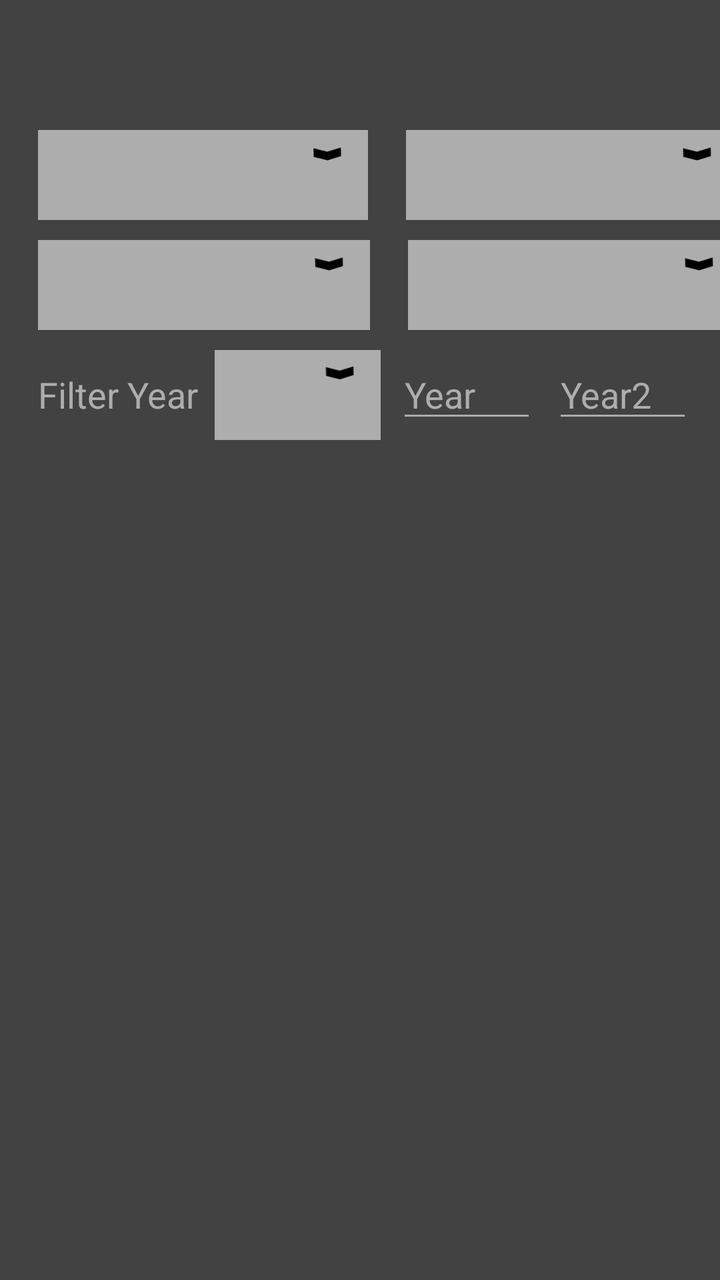
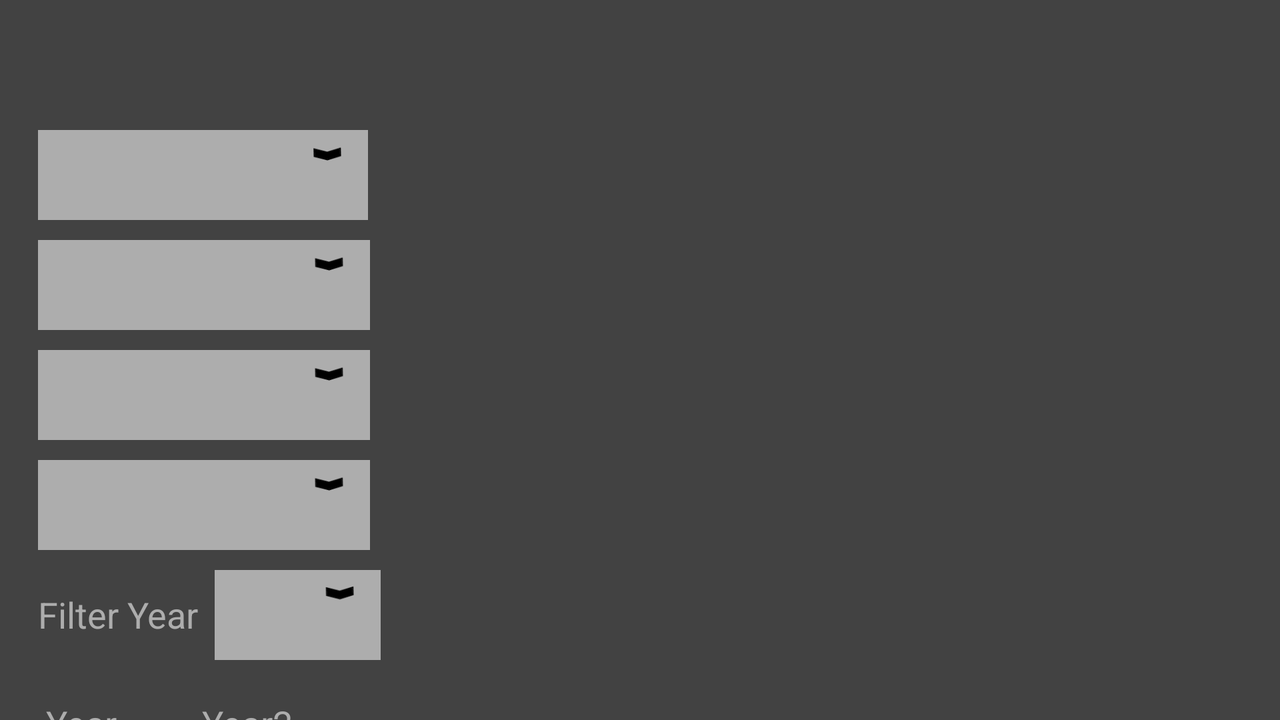

Compare how this app lays out the same screen by default and in its alternative resource folder. The renders come first, then the two layout files and the values they reference.
<!-- AndroidManifest.xml: application theme AppTheme -->
<!-- res/layout/fragment_movie_search.xml -->
<?xml version="1.0" encoding="utf-8"?>
<androidx.constraintlayout.widget.ConstraintLayout xmlns:android="http://schemas.android.com/apk/res/android"
    xmlns:app="http://schemas.android.com/apk/res-auto"
    xmlns:tools="http://schemas.android.com/tools"
    android:layout_width="match_parent"
    android:layout_height="match_parent"
    android:background="@color/cardview_dark_background"
    tools:context=".ui.MovieSearchFragment">

    <Spinner
        android:id="@+id/ddCatPrimary"
        android:layout_width="165dp"
        android:layout_height="45dp"
        android:layout_marginStart="19dp"
        android:layout_marginTop="65dp"
        android:background="@drawable/custom_spinner"
        android:dropDownWidth="wrap_content"
        android:popupBackground="@color/colorGrey"
        android:spinnerMode="dropdown"
        app:layout_constraintStart_toStartOf="parent"
        app:layout_constraintTop_toTopOf="parent" />

    <Spinner
        android:id="@+id/ddCatSecondary"
        android:layout_width="166dp"
        android:layout_height="45dp"
        android:layout_marginStart="19dp"
        android:layout_marginTop="65dp"
        android:background="@drawable/custom_spinner"
        android:dropDownWidth="wrap_content"
        android:popupBackground="@color/colorGrey"
        android:spinnerMode="dropdown"
        app:layout_constraintStart_toEndOf="@+id/ddCatPrimary"
        app:layout_constraintTop_toTopOf="parent" />

    <Spinner
        android:id="@+id/ddSortByMain"
        android:layout_width="166dp"
        android:layout_height="45dp"
        android:layout_marginStart="19dp"
        android:layout_marginTop="120dp"
        android:background="@drawable/custom_spinner"
        android:dropDownWidth="wrap_content"
        android:popupBackground="@color/colorGrey"
        android:spinnerMode="dropdown"
        app:layout_constraintStart_toStartOf="parent"
        app:layout_constraintTop_toTopOf="parent" />

    <Spinner
        android:id="@+id/ddSortByDirection"
        android:layout_width="166dp"
        android:layout_height="45dp"
        android:layout_marginStart="19dp"
        android:layout_marginTop="120dp"
        android:background="@drawable/custom_spinner"
        android:dropDownWidth="wrap_content"
        android:popupBackground="@color/colorGrey"
        android:spinnerMode="dropdown"
        app:layout_constraintStart_toEndOf="@+id/ddSortByMain"
        app:layout_constraintTop_toTopOf="parent" />

    <Spinner
        android:id="@+id/ddSortByYear"
        android:layout_width="83dp"
        android:layout_height="45dp"
        android:layout_marginStart="8dp"
        android:layout_marginTop="175dp"
        android:background="@drawable/custom_spinner_small"
        android:dropDownWidth="wrap_content"
        android:popupBackground="@color/colorGrey"
        android:spinnerMode="dropdown"
        app:layout_constraintStart_toEndOf="@id/tvFilterYear"
        app:layout_constraintTop_toTopOf="parent" />

    <androidx.recyclerview.widget.RecyclerView
        android:id="@+id/rvMoviesSearch"
        android:layout_width="0dp"
        android:layout_height="0dp"
        android:layout_marginTop="5dp"
        android:background="@color/cardview_dark_background"
        android:clipToPadding="false"
        android:padding="5dp"
        app:layout_constraintBottom_toTopOf="@id/btnPrev"
        app:layout_constraintEnd_toEndOf="parent"
        app:layout_constraintStart_toStartOf="parent"
        app:layout_constraintTop_toBottomOf="@id/ddSortByYear" />

    <TextView
        android:id="@+id/tvFilterYear"
        android:layout_width="wrap_content"
        android:layout_height="wrap_content"
        android:layout_marginStart="19dp"
        android:layout_marginTop="20dp"
        android:text="@string/sort_year_text"
        android:textColor="@color/colorGrey"
        android:textSize="18sp"
        app:layout_constraintStart_toStartOf="parent"
        app:layout_constraintTop_toBottomOf="@id/ddSortByMain" />

    <EditText
        android:id="@+id/etYear1"
        android:layout_width="70dp"
        android:layout_height="wrap_content"
        android:layout_marginStart="8dp"
        android:layout_marginTop="175dp"
        android:backgroundTint="@color/colorGrey"
        android:ems="10"
        android:hint="Year"
        android:imeOptions="actionDone"
        android:inputType="numberSigned"
        android:longClickable="false"
        android:maxLength="4"
        android:textColor="@color/colorGrey"
        android:textColorHighlight="@color/colorGrey"
        android:textColorHint="@color/colorGrey"
        android:textColorLink="@color/colorGrey"
        android:textCursorDrawable="@null"
        android:textIsSelectable="true"
        android:textSize="18sp"
        android:theme="@style/BlackBGTextView"
        app:layout_constraintStart_toEndOf="@+id/ddSortByYear"
        app:layout_constraintTop_toTopOf="parent" />

    <EditText
        android:id="@+id/etYear2"
        android:layout_width="70dp"
        android:layout_height="wrap_content"
        android:layout_marginStart="8dp"
        android:layout_marginTop="175dp"
        android:backgroundTint="@color/colorGrey"
        android:ems="10"
        android:hint="Year2"
        android:imeOptions="actionDone"
        android:inputType="numberSigned"
        android:longClickable="false"
        android:maxLength="4"
        android:textColor="@color/colorGrey"
        android:textColorHighlight="@color/colorGrey"
        android:textColorHint="@color/colorGrey"
        android:textColorLink="@color/colorGrey"
        android:textCursorDrawable="@null"
        android:textIsSelectable="true"
        android:textSize="18sp"
        android:theme="@style/BlackBGTextView"
        android:visibility="visible"
        app:layout_constraintStart_toEndOf="@id/etYear1"
        app:layout_constraintTop_toTopOf="parent" />

    <Button
        android:id="@+id/btnPrev"
        android:layout_width="wrap_content"
        android:layout_height="wrap_content"
        android:layout_marginStart="80dp"
        android:text="@string/prev_btn_text"
        android:visibility="gone"
        app:layout_constraintBottom_toBottomOf="parent"
        app:layout_constraintStart_toStartOf="parent" />

    <Button
        android:id="@+id/btnNext"
        android:layout_width="wrap_content"
        android:layout_height="wrap_content"
        android:layout_marginEnd="80dp"
        android:text="@string/next_btn_text"
        android:visibility="gone"
        app:layout_constraintBottom_toBottomOf="parent"
        app:layout_constraintEnd_toEndOf="parent" />

    <EditText
        android:id="@+id/etPage"
        android:layout_width="70dp"
        android:layout_height="wrap_content"
        android:backgroundTint="@color/colorGrey"
        android:ems="10"
        android:imeOptions="actionDone"
        android:inputType="numberSigned"
        android:longClickable="false"
        android:maxLength="3"
        android:textAlignment="center"
        android:textColor="@color/colorGrey"
        android:textColorHighlight="@color/colorGrey"
        android:textColorHint="@color/colorGrey"
        android:textColorLink="@color/colorGrey"
        android:textCursorDrawable="@null"
        android:textIsSelectable="true"
        android:textSize="18sp"
        android:theme="@style/BlackBGTextView"
        android:visibility="gone"
        app:layout_constraintBottom_toBottomOf="parent"
        app:layout_constraintEnd_toEndOf="parent"
        app:layout_constraintStart_toStartOf="parent" />

</androidx.constraintlayout.widget.ConstraintLayout>
<!-- resources referenced by this layout -->
<resources>
  <color name="colorGrey">#ADADAD</color>
  <!-- drawable custom_spinner: png bitmap (drawable, 1656 bytes) -->
  <!-- drawable custom_spinner_small: png bitmap (drawable, 1402 bytes) -->
  <string name="next_btn_text">NEXT</string>
  <string name="prev_btn_text">PREVIOUS</string>
  <string name="sort_year_text">Filter Year</string>
  <style name="BlackBGTextView">
          <item name="colorControlActivated">@android:color/black</item>
      </style>
  <style name="AppTheme" parent="Theme.AppCompat.Light.DarkActionBar">
          
          <item name="colorPrimary">@color/colorGrey</item>
          <item name="colorPrimaryDark">@color/cardview_dark_background</item>
          <item name="colorAccent">@color/colorAccent</item>
          <item name="android:navigationBarColor">@color/colorGrey</item>
  
      </style>
  <color name="colorAccent">#D81B60</color>
</resources>
<!-- res/layout-land/fragment_movie_search.xml (the repository's variant of the layout above) -->
<!-- drawn on the phone turned sideways -->
<?xml version="1.0" encoding="utf-8"?>
<androidx.constraintlayout.widget.ConstraintLayout xmlns:android="http://schemas.android.com/apk/res/android"
    xmlns:app="http://schemas.android.com/apk/res-auto"
    xmlns:tools="http://schemas.android.com/tools"
    android:layout_width="match_parent"
    android:layout_height="match_parent"
    android:background="@color/cardview_dark_background"
    tools:context=".ui.MovieSearchFragment">

    <Spinner
        android:id="@+id/ddCatPrimary"
        android:layout_width="165dp"
        android:layout_height="45dp"
        android:layout_marginStart="19dp"
        android:layout_marginTop="65dp"
        android:background="@drawable/custom_spinner"
        android:dropDownWidth="wrap_content"
        android:popupBackground="@color/colorGrey"
        android:spinnerMode="dropdown"
        app:layout_constraintStart_toStartOf="parent"
        app:layout_constraintTop_toTopOf="parent" />

    <Spinner
        android:id="@+id/ddCatSecondary"
        android:layout_width="166dp"
        android:layout_height="45dp"
        android:layout_marginStart="19dp"
        android:layout_marginTop="10dp"
        android:background="@drawable/custom_spinner"
        android:dropDownWidth="wrap_content"
        android:popupBackground="@color/colorGrey"
        android:spinnerMode="dropdown"
        app:layout_constraintStart_toStartOf="parent"
        app:layout_constraintTop_toBottomOf="@+id/ddCatPrimary" />

    <Spinner
        android:id="@+id/ddSortByMain"
        android:layout_width="166dp"
        android:layout_height="45dp"
        android:layout_marginStart="19dp"
        android:layout_marginTop="10dp"
        android:background="@drawable/custom_spinner"
        android:dropDownWidth="wrap_content"
        android:popupBackground="@color/colorGrey"
        android:spinnerMode="dropdown"
        app:layout_constraintStart_toStartOf="parent"
        app:layout_constraintTop_toBottomOf="@+id/ddCatSecondary" />

    <Spinner
        android:id="@+id/ddSortByDirection"
        android:layout_width="166dp"
        android:layout_height="45dp"
        android:layout_marginStart="19dp"
        android:layout_marginTop="10dp"
        android:background="@drawable/custom_spinner"
        android:dropDownWidth="wrap_content"
        android:popupBackground="@color/colorGrey"
        android:spinnerMode="dropdown"
        app:layout_constraintStart_toStartOf="parent"
        app:layout_constraintTop_toBottomOf="@+id/ddSortByMain" />

    <Spinner
        android:id="@+id/ddSortByYear"
        android:layout_width="83dp"
        android:layout_height="45dp"
        android:layout_marginStart="8dp"
        android:layout_marginTop="10dp"
        android:background="@drawable/custom_spinner_small"
        android:dropDownWidth="wrap_content"
        android:popupBackground="@color/colorGrey"
        android:spinnerMode="dropdown"
        app:layout_constraintStart_toEndOf="@+id/tvFilterYear"
        app:layout_constraintTop_toBottomOf="@+id/ddSortByDirection" />

    <androidx.recyclerview.widget.RecyclerView
        android:id="@+id/rvMoviesSearch"
        android:layout_width="0dp"
        android:layout_height="0dp"
        android:layout_marginStart="200dp"
        android:layout_marginBottom="40dp"
        android:background="@color/cardview_dark_background"
        android:clipToPadding="false"
        android:padding="5dp"
        app:layout_constraintBottom_toBottomOf="parent"
        app:layout_constraintEnd_toEndOf="parent"
        app:layout_constraintHorizontal_bias="0.0"
        app:layout_constraintStart_toStartOf="parent"
        app:layout_constraintTop_toTopOf="parent"
        app:layout_constraintVertical_bias="1.0" />

    <TextView
        android:id="@+id/tvFilterYear"
        android:layout_width="wrap_content"
        android:layout_height="wrap_content"
        android:layout_marginStart="19dp"
        android:layout_marginTop="20dp"
        android:text="@string/sort_year_text"
        android:textColor="@color/colorGrey"
        android:textSize="18sp"
        app:layout_constraintStart_toStartOf="parent"
        app:layout_constraintTop_toBottomOf="@+id/ddSortByDirection" />

    <EditText
        android:id="@+id/etYear1"
        android:layout_width="70dp"
        android:layout_height="wrap_content"
        android:layout_marginStart="19dp"
        android:layout_marginTop="20dp"
        android:backgroundTint="@color/colorGrey"
        android:ems="10"
        android:hint="Year"
        android:imeOptions="actionDone"
        android:inputType="numberSigned"
        android:longClickable="false"
        android:maxLength="4"
        android:textColor="@color/colorGrey"
        android:textColorHighlight="@color/colorGrey"
        android:textColorHint="@color/colorGrey"
        android:textColorLink="@color/colorGrey"
        android:textCursorDrawable="@null"
        android:textIsSelectable="true"
        android:textSize="18sp"
        android:theme="@style/BlackBGTextView"
        app:layout_constraintStart_toStartOf="parent"
        app:layout_constraintTop_toBottomOf="@+id/tvFilterYear" />

    <EditText
        android:id="@+id/etYear2"
        android:layout_width="70dp"
        android:layout_height="wrap_content"
        android:layout_marginStart="8dp"
        android:layout_marginTop="20dp"
        android:backgroundTint="@color/colorGrey"
        android:ems="10"
        android:hint="Year2"
        android:imeOptions="actionDone"
        android:inputType="numberSigned"
        android:longClickable="false"
        android:maxLength="4"
        android:textColor="@color/colorGrey"
        android:textColorHighlight="@color/colorGrey"
        android:textColorHint="@color/colorGrey"
        android:textColorLink="@color/colorGrey"
        android:textCursorDrawable="@null"
        android:textIsSelectable="true"
        android:textSize="18sp"
        android:theme="@style/BlackBGTextView"
        android:visibility="visible"
        app:layout_constraintStart_toEndOf="@+id/etYear1"
        app:layout_constraintTop_toBottomOf="@id/tvFilterYear" />

    <Button
        android:id="@+id/btnPrev"
        android:layout_width="wrap_content"
        android:layout_height="wrap_content"
        android:text="@string/prev_btn_text"
        android:visibility="gone"
        app:layout_constraintBottom_toBottomOf="parent"
        app:layout_constraintEnd_toStartOf="@+id/etPage"
        app:layout_constraintTop_toBottomOf="@id/rvMoviesSearch" />

    <Button
        android:id="@+id/btnNext"
        android:layout_width="wrap_content"
        android:layout_height="wrap_content"
        android:text="@string/next_btn_text"
        android:visibility="gone"
        app:layout_constraintBottom_toBottomOf="parent"
        app:layout_constraintStart_toEndOf="@+id/etPage"
        app:layout_constraintTop_toBottomOf="@id/rvMoviesSearch"/>

    <EditText
        android:id="@+id/etPage"
        android:layout_width="70dp"
        android:layout_height="wrap_content"
        android:backgroundTint="@color/colorGrey"
        android:ems="10"
        android:imeOptions="actionDone"
        android:inputType="numberSigned"
        android:longClickable="false"
        android:maxLength="3"
        android:textAlignment="center"
        android:textColor="@color/colorGrey"
        android:textColorHighlight="@color/colorGrey"
        android:textColorHint="@color/colorGrey"
        android:textColorLink="@color/colorGrey"
        android:textCursorDrawable="@null"
        android:textIsSelectable="true"
        android:textSize="18sp"
        android:theme="@style/BlackBGTextView"
        android:visibility="gone"
        app:layout_constraintBottom_toBottomOf="parent"
        app:layout_constraintEnd_toEndOf="parent"
        app:layout_constraintStart_toStartOf="@id/rvMoviesSearch"
        app:layout_constraintTop_toBottomOf="@id/rvMoviesSearch"/>

</androidx.constraintlayout.widget.ConstraintLayout>
